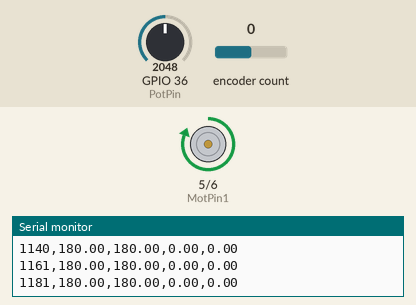
This sketch was run on a simulated ESP32. Shown: motor-driver pin pairs drawn as motors (green arrow = first pin HIGH = forward, orange = second pin HIGH = backward, longer = more drive), the last lines printed to the serial monitor. Inputs (shaded band) come from the test bench; at power-on: encoder count 0, GPIO 36 (PotPin) = 2048.

Above: at 1.2 s.
1.3 s: encoder count set to -1
At 2.1 s:
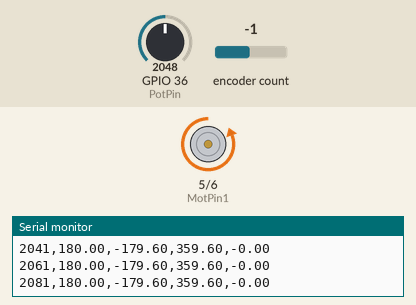
2.8 s: GPIO 36 (PotPin) set to 3541
4.3 s: GPIO 36 (PotPin) set to 3584
5.8 s: GPIO 36 (PotPin) set to 3905
7.3 s: GPIO 36 (PotPin) set to 3970
8.8 s: GPIO 36 (PotPin) set to 4095
At 10.2 s:
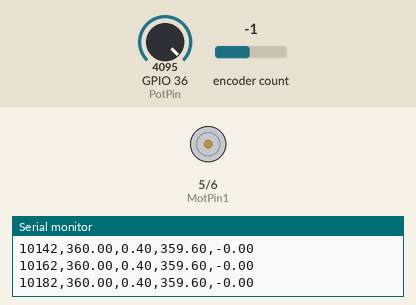
Timing chart, 0 to 11.3 s (numbered marks = the images above; inputs shaded):
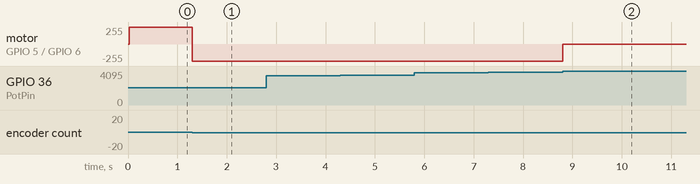

The sketch:

PID.ino
```cpp
// ng912
// 18/11/2026

#include <ESP32Encoder.h>

const int PotPin = A0;
const int EncPin1 = D2;
const int EncPin2 = D3;
const int MotPin1 = D4;
const int MotPin2 = D5;

double dt = 0, integral = 0, previous = 0, output = 0;
double kp = 75.0, ki = 2.5, kd = 0.5;
double setpoint = 0, actual = 0;
unsigned long starttime = 0, oldtime = 0;

const float CountsPerRev = 12.0f;
const float GearRatio = 298.0f;
const float CountsPerOutRev = CountsPerRev * GearRatio;

const unsigned long interval = 20;
const int minPWM = 5;
const double deadzone = 0.5; //in degrees

int64_t oldCount = 0;
double rpm = 0;
double rpmFiltered = 0;
const double rpmAlpha = 0.2;

ESP32Encoder encoder;

void setup()
{
  Serial.begin(115200);
  pinMode(MotPin1, OUTPUT);
  pinMode(MotPin2, OUTPUT);

  encoder.attachFullQuad(digitalPinToGPIONumber(EncPin1), digitalPinToGPIONumber(EncPin2));
  encoder.clearCount();

  starttime = millis();
}

void loop()
{
  unsigned long nowtime = millis();
  if (nowtime - oldtime < interval) return;

  // Clock
  dt = (nowtime - oldtime) / 1000.0f;
  oldtime = nowtime;

  // Mapping trimmer to angle
  setpoint = map(analogRead(PotPin), 0, 4095, 0, 360);
  // Testing routine
  //setpoint = testing(nowtime);

  // Reading encoder
  int64_t nowCount = encoder.getCount();

  int64_t deltaCount = nowCount - oldCount;
  oldCount = nowCount;

  rpm = ((double)deltaCount / CountsPerOutRev) / dt * 60.0;
  rpmFiltered = rpmAlpha * rpm + (1.0 - rpmAlpha) * rpmFiltered;

  float angle = fmodf(((float)nowCount / CountsPerOutRev) * 360.0f, 360.0f);
  if (angle < 0) angle += 360.0f;
  actual = angle;

  // PID
  double error = setpoint - actual;
  if (error > 180)  error -= 360;
  if (error < -180) error += 360;

  if (fabs(error) < deadzone) {
    integral = 0;
    output = 0;
  } else {
    output = pid(error);
    output = constrain(output, -255, 255);
    //minimum drive to overcome friction
    if (output > 0 && output < minPWM)   output = minPWM;
    if (output < 0 && output > -minPWM)  output = -minPWM;
  }

  // Motor control
  if (output >= 0) {
    analogWrite(MotPin1, (int)output);
    analogWrite(MotPin2, 0);
  } else {
    analogWrite(MotPin1, 0);
    analogWrite(MotPin2, (int)(-output));
  }

  // Debugging / testing
  Serial.print(nowtime);
  Serial.print(",");
  Serial.print(setpoint);
  Serial.print(",");
  Serial.print(error);
  Serial.print(",");
  //Serial.print(nowCount);
  //Serial.print(oldCount);
  Serial.print(actual);
  Serial.print(",");
  Serial.println(rpmFiltered);
}

double pid(double error)
{
  integral += error * dt;
  integral = constrain(integral, -100, 100); //prevents windup

  double derivative = (error - previous) / dt;
  previous = error;

  return (kp * error) + (ki * integral) + (kd * derivative);
}

// Testing routine
double testing(unsigned long nowtime)
{
  if(nowtime - starttime <= 2000) {
    return 60;
  } else{
    return 240;
  }
}
```

Measured:
- after the input at 1.3 s, motor on GPIO 5 (MotPin1) / GPIO 6 (MotPin2): forward 255/255 → backward 255/255 at once
- after the input at 8.8 s, motor on GPIO 5 (MotPin1) / GPIO 6 (MotPin2): backward 255/255 → stopped at once
